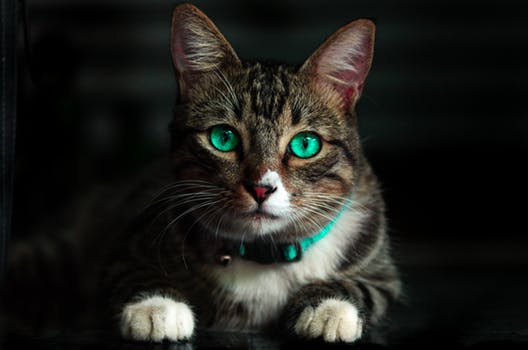
#> input picture cat.jpeg, 528 x 350 px
$ python flip.py --image cat.jpeg
#> lines starting #> are read from the running program, lines starting #| are printed output that depends on the picture
import argparse
import cv2

# fetching the arguments and save in dictionary
ap = argparse.ArgumentParser()
ap.add_argument("-i", "--image", required = True, help = "Enter path to the image")
args = vars(ap.parse_args())

# loading and converting the image into numpy array
image = cv2.imread(args["image"])
#> image is the input picture: shape (350, 528, 3); mean B, G, R 27.8, 31.9, 31.8
cv2.imshow("Original", image)

# flip the image vertical
flipped = cv2.flip(image, 0)
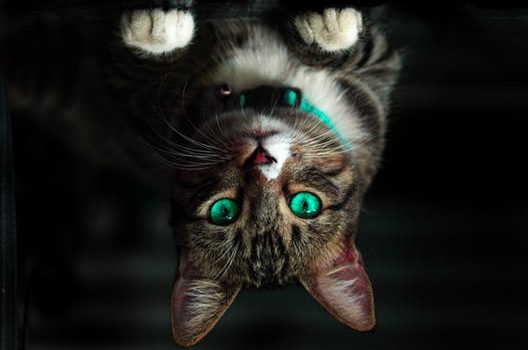
#> flipped: shape (350, 528, 3); mean B, G, R 27.8, 31.9, 31.8
cv2.imshow("Vertical Flip", flipped)

# flip the image horizomtal
flipped = cv2.flip(image, 1)
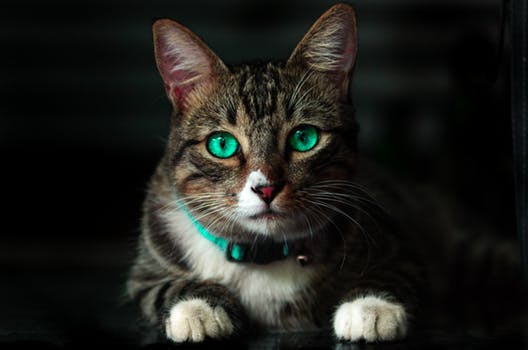
#> flipped: shape (350, 528, 3); mean B, G, R 27.8, 31.9, 31.8
cv2.imshow("Horizontal Flip", flipped)

# flip the image vertical as well as horizontal
flipped = cv2.flip(image, -1)
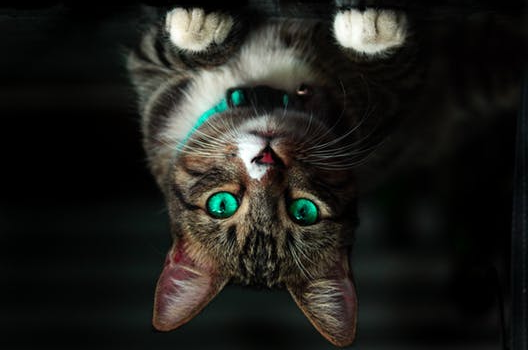
#> flipped: shape (350, 528, 3); mean B, G, R 27.8, 31.9, 31.8
cv2.imshow("Both Flip", flipped)

cv2.waitKey(0)

$ run again, on presidents.jpg
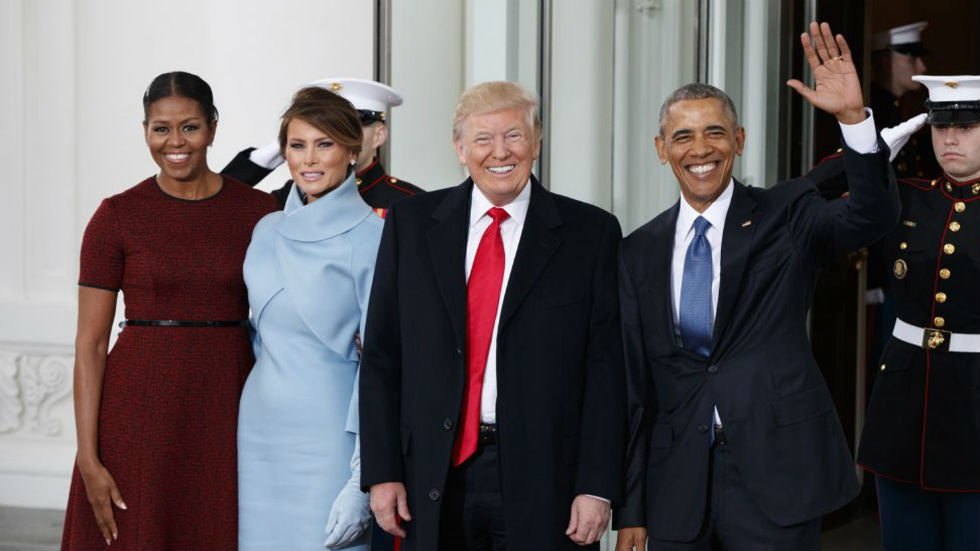
#> input picture presidents.jpg, 980 x 551 px
#> image is the input picture: shape (551, 980, 3); mean B, G, R 93.3, 90.8, 96.3
#> `flipped = cv2.flip(image, 1)`:
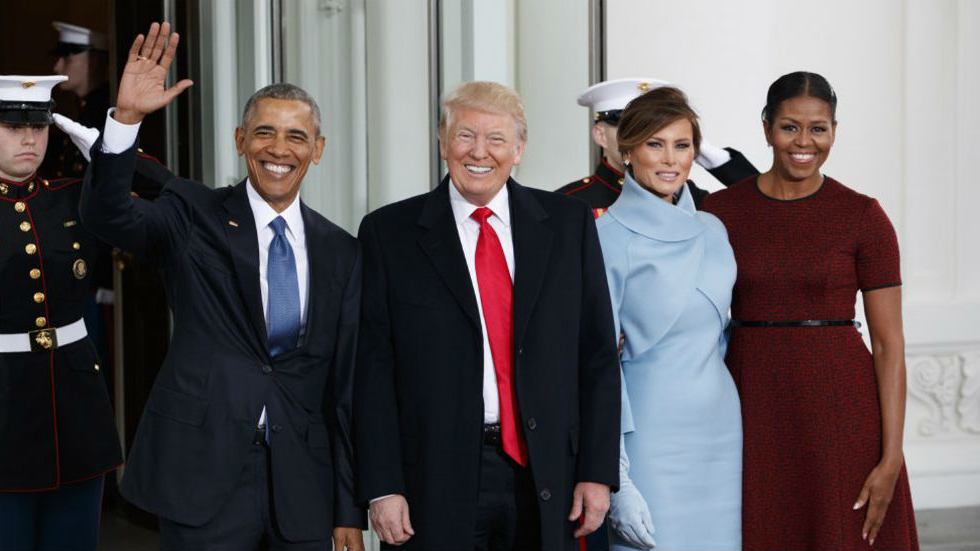
#> flipped: shape (551, 980, 3); mean B, G, R 93.3, 90.8, 96.3
#> `flipped = cv2.flip(image, -1)`:
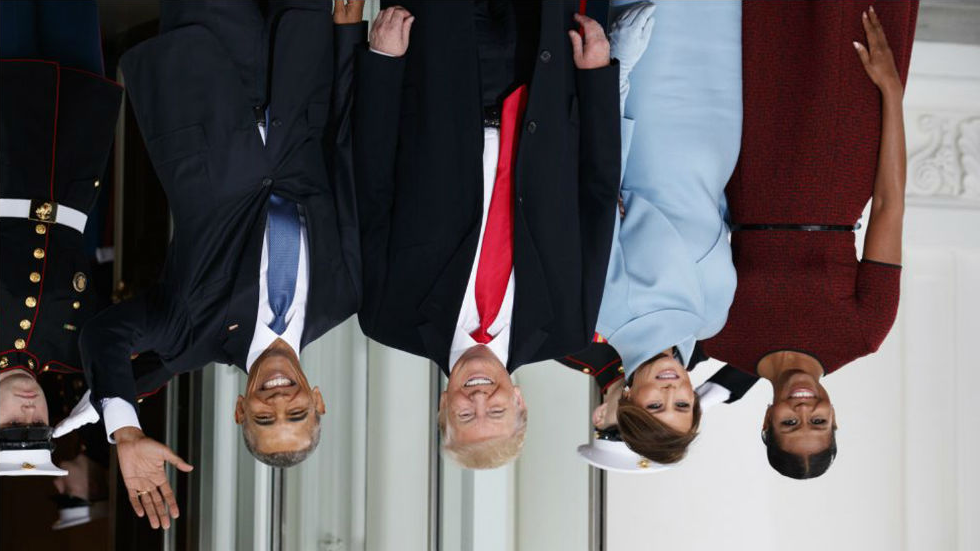
#> flipped: shape (551, 980, 3); mean B, G, R 93.3, 90.8, 96.3
